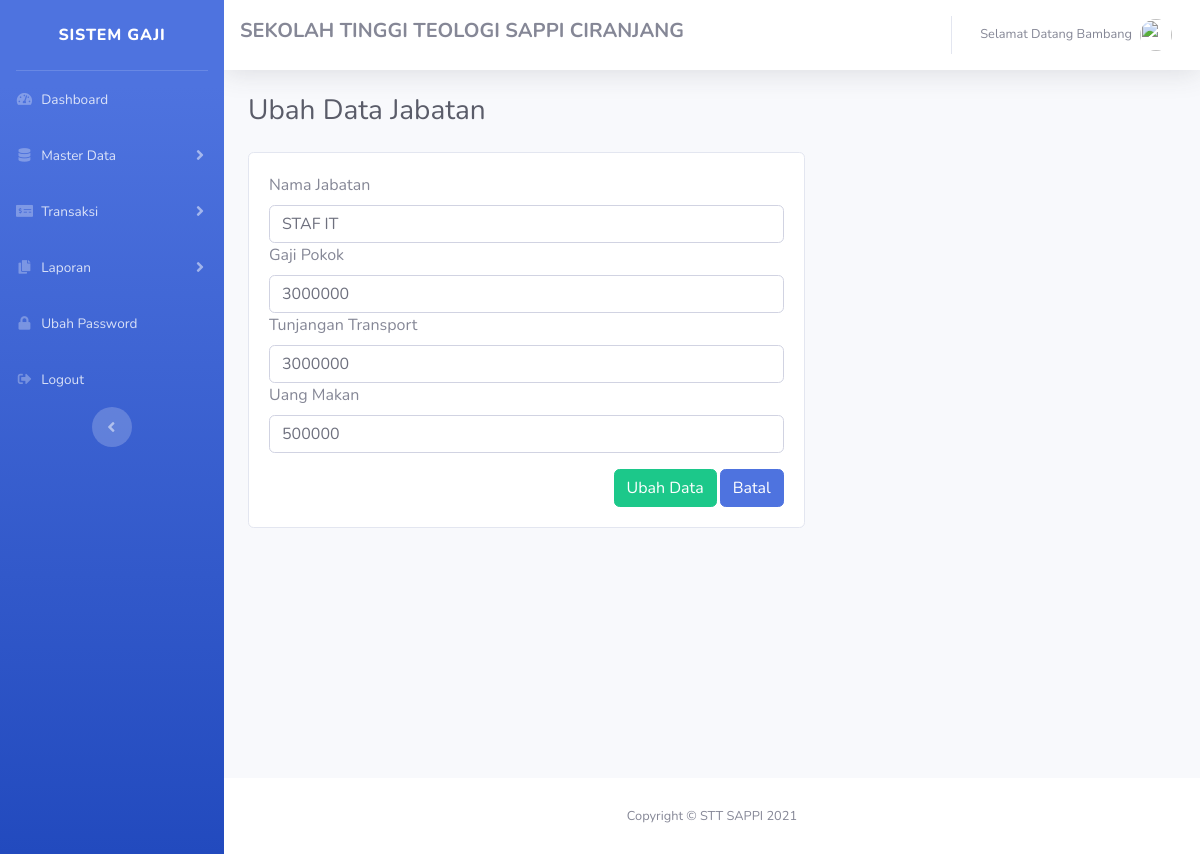
Screenshot of /admin/dataJabatan/updateData/3 with the database file from the repository.
### tables this page shows
CREATE TABLE `data_jabatan` (
  `id_jabatan` int(11) NOT NULL,
  `nama_jabatan` varchar(120) NOT NULL,
  `gaji_pokok` varchar(50) NOT NULL,
  `tj_transport` varchar(50) NOT NULL,
  `uang_makan` varchar(50) NOT NULL
);

### application/controllers/admin/DataJabatan.php (called while the page is built, shortened)
<?php
class DataJabatan extends CI_Controller
{
  public function updateData($id)
  {
    $data['jabatan'] = $this->db->query("SELECT * FROM data_jabatan WHERE id_jabatan = $id")->result();
    $data['judul'] = 'Ubah Data Jabatan';
    $this->load->view('templates_admin/header', $data);
    $this->load->view('templates_admin/sidebar');
    $this->load->view('admin/updateDataJabatan', $data);
    $this->load->view('templates_admin/footer');
  }
}

### index.php (called while the page is built, shortened)
<?php
require_once BASEPATH.'core/CodeIgniter.php';

### application/views/admin/updateDataJabatan.php (the view, shortened to what this page needs)
<div class="container-fluid">
  <div class="d-sm-flex align-items-center justify-content-between mb-4">
    <h1 class="h3 mb-0 text-gray-800"><?= $judul; ?></h1>
  </div>
  <div class="card" style="width: 60%;">
    <div class="card-body">
      <?php foreach ($jabatan as $j) : ?>
        <form action="<?= base_url('admin/dataJabatan/updateDataAksi') ?>" method="POST">
          <div class="form-group">
            <label for="">Nama Jabatan</label>
            <input type="text" name="nama_jabatan" class="form-control" value="<?= $j->nama_jabatan; ?>">
            <label for="">Gaji Pokok</label>
            <input type="number" name="gaji_pokok" class="form-control" value="<?= $j->gaji_pokok; ?>">
            <label for="">Tunjangan Transport</label>
            <input type="number" name="tj_transport" class="form-control" value="<?= $j->tj_transport; ?>">
            <label for="">Uang Makan</label>
            <input type="number" name="uang_makan" class="form-control" value="<?= $j->uang_makan; ?>">
            <button href="<?= base_url('admin/dataJabatan') ?>" class="btn btn-primary float-right mt-3" style="margin-left: 3px;">Batal</button>
            <button type="submit" class="btn btn-success float-right mt-3">Ubah Data</button>
          </div>
        </form>
      <?php endforeach; ?>
    </div>
  </div>
</div>

### rows the page displays
data_jabatan: nama_jabatan "STAF IT", gaji_pokok "3000000", tj_transport "3000000", uang_makan "500000"

### other values shown
$judul "Ubah Data Jabatan"
